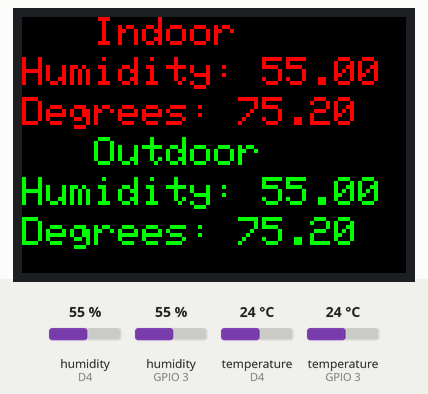
Recording of a sketch running on a simulated ESP8266 (NodeMCU). On the bench: 96×64 colour display. Inputs (shaded band) come from the test bench; at power-on: humidity (sensors on D4, GPIO 3) 55 %, temperature (sensors on D4, GPIO 3) 24 °C. What the sketch prints to the serial monitor is not drawn.

Above: at 2.8 s.
2.9 s: humidity (sensor on D4) set to 22 %
At 4.9 s:
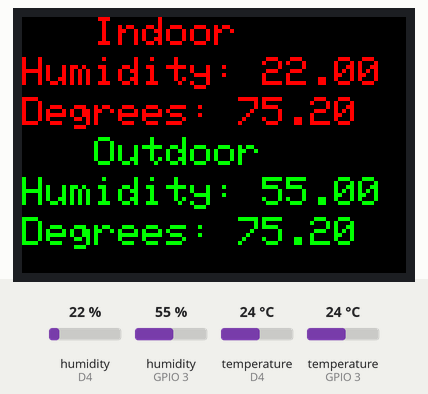
5.9 s: humidity (sensor on GPIO 3) set to 22 %
At 7.3 s:
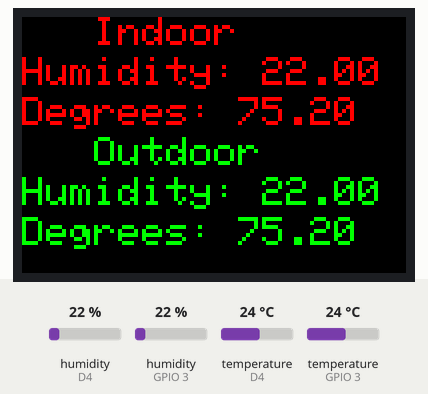
8.9 s: temperature (sensor on D4) set to 12 °C
At 10.8 s:
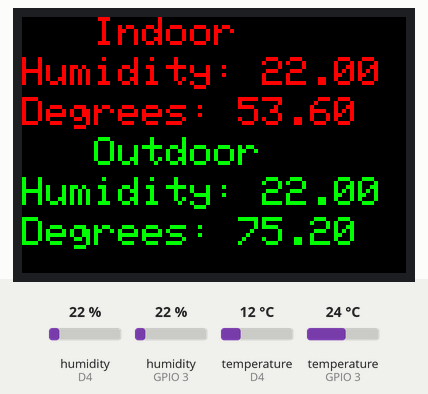
11.9 s: temperature (sensor on GPIO 3) set to 12 °C
At 13.2 s:
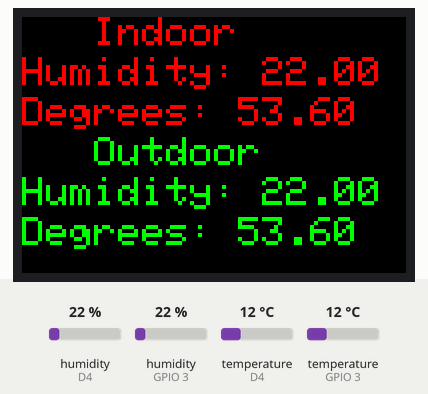
14.9 s: humidity (sensor on D4) set to 40 %
At 17.7 s:
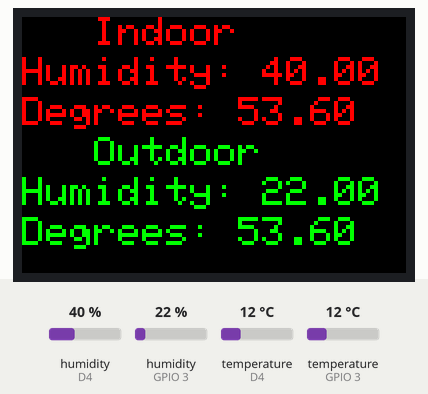
18.0 s: humidity (sensor on GPIO 3) set to 40 %
At 19.1 s:
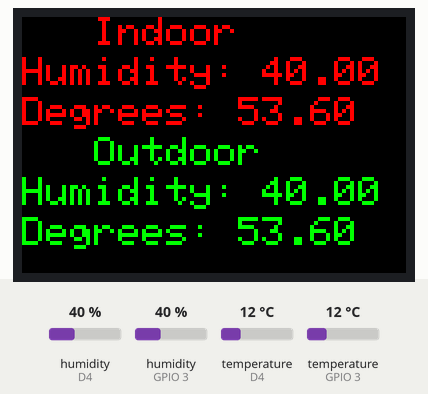
Timing chart, 0 to 21.0 s (numbered marks = the images above; inputs shaded):
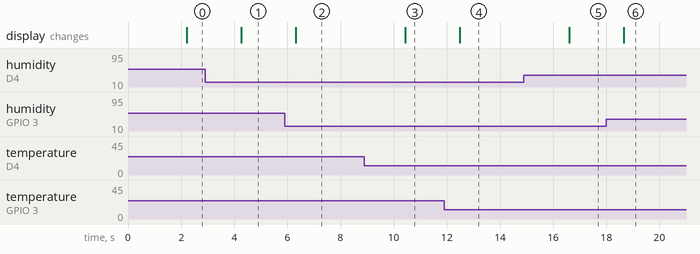

The sketch:

D1-2DHT-OLED.ino
```cpp
// 2 DHT11 to OLED

// Example testing sketch for various DHT humidity/temperature sensors
// Written by ladyada, public domain
// Modified for OLED and dual sensors by Bob davis on 4-26-2021
// REQUIRES the following Arduino libraries:
// - DHT Sensor Library: https://github.com/adafruit/DHT-sensor-library
// - Adafruit Unified Sensor Lib: https://github.com/adafruit/Adafruit_Sensor

// Connect pin 1 (on the left) of the sensor to +5V
// Connect pin 2 of the sensor to whatever your DHTPIN 2 and 3
// Connect pin 3 (on the right) of the sensor to GROUND (if your sensor has 3 pins)
// Connect pin 4 (on the right) of the sensor to GROUND and leave the pin 3 EMPTY (if your sensor has 4 pins)

#include "DHT.h"
#include <Adafruit_GFX.h>
#include <Adafruit_SSD1331.h>
#include <SPI.h>

// You can use any (4 or) 5 pins
// This pin arrangement makes possible the use of a header extender
#define sclk D5
#define mosi D4
#define rst  D3
#define dc   D2
#define cs   D1

// Color definitions
#define BLACK           0x0000
#define BLUE            0x001F
#define RED             0xF800
#define GREEN           0x07E0
#define CYAN            0x07FF
#define MAGENTA         0xF81F
#define YELLOW          0xFFE0
#define WHITE           0xFFFF

#define DHTPIN 2     // Digital pin connected to the DHT sensor
#define DHTPIN2 3    // Digital pin connected to the DHT2 sensor

// Uncomment whatever type of sensor you're using!
#define DHTTYPE DHT11   // DHT 11
//#define DHTTYPE DHT22   // DHT 22  (AM2302), AM2321
//#define DHTTYPE DHT21   // DHT 21 (AM2301)

// Initialize DHT sensors, OLED.
DHT dht(DHTPIN, DHTTYPE);
DHT dht2(DHTPIN2, DHTTYPE);
//Adafruit_SSD1331 display = Adafruit_SSD1331(&SPI, cs, dc, rst);
Adafruit_SSD1331 display = Adafruit_SSD1331(cs, dc, mosi, sclk, rst);

void setup() {
  Serial.begin(9600);
  Serial.println(F("DHT test!"));
  display.begin();
  display.fillScreen(BLACK);
  dht.begin();
  dht2.begin();
}

void loop() {
  // Wait a few seconds between measurements.
  delay(2000);

  // Reading temperature or humidity takes about 250 milliseconds!
  // Sensor readings may also be up to 2 seconds 'old' (its a very slow sensor)
  float hum = dht.readHumidity();
  float hum2 = dht2.readHumidity();
  // Read temperature as Fahrenheit (isFahrenheit = true)
  float tem = dht.readTemperature(true);
  float tem2 = dht2.readTemperature(true);

  // Check if read failed and try again.
  if (isnan(hum) || isnan(tem)) {
    Serial.println(F("Failed to read from DHT sensor!"));
//    return;
  }
  display.fillScreen(BLACK);
  display.setTextColor(RED);
  display.setCursor(0,0);
  display.print("   Indoor ");
  display.setCursor(0,10);
  display.print("Humidity: ");
  display.print(hum);
  display.setCursor(0,20);
  display.print("Degrees: ");
  display.print(tem);

  display.setTextColor(GREEN);
  display.setCursor(0,30);
  display.print("   Outdoor ");
  display.setCursor(0,40);
  display.print("Humidity: ");
  display.print(hum2);
  display.setCursor(0,50);
  display.print("Degrees: ");
  display.print(tem2);

  // For serial monitor:
  Serial.print("Humidity: ");
  Serial.print(hum);
  Serial.print(" ");
  Serial.print(hum2);
  Serial.print("%  Temperature: ");
  Serial.print(tem);
  Serial.print(" ");
  Serial.print(tem2);
  Serial.print("°F");
  Serial.print('\n');  //new line
}
```

Measured:
- after the input at 2.9 s, the display: changes after 1.4 s (image 1)
- after the input at 5.9 s, the display: changes after 0.42 s (image 2)
- after the input at 8.9 s, the display: changes after 1.5 s (image 3)
- after the input at 11.9 s, the display: changes after 0.59 s (image 4)
- after the input at 14.9 s, the display: changes after 1.7 s (image 5)
- after the input at 18.0 s, the display: changes after 0.66 s (image 6)
